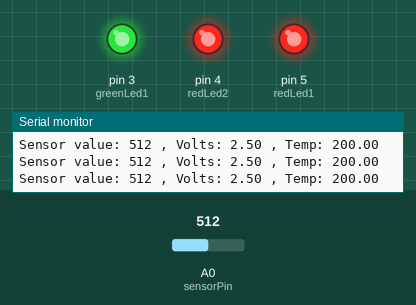
Simulated run of this sketch. Board: Arduino Uno, built with avr-gcc and run on an emulated ATmega328P. Shown: output pins drawn as LEDs (lit = HIGH), the last lines printed to the serial monitor. The inputs (shaded band) are chosen by the test bench; at power-on: A0 (sensorPin) = 512.

Above: at 1.2 s.
1.3 s: A0 (sensorPin) set to 179
4.3 s: A0 (sensorPin) set to 165
At 5.0 s:
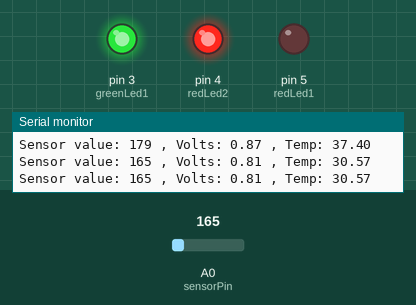
6.0 s: A0 (sensorPin) set to 122
At 6.5 s:
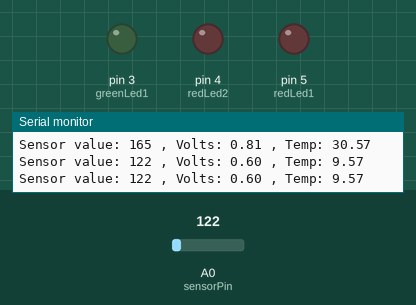
7.5 s: A0 (sensorPin) set to 306
At 7.9 s:
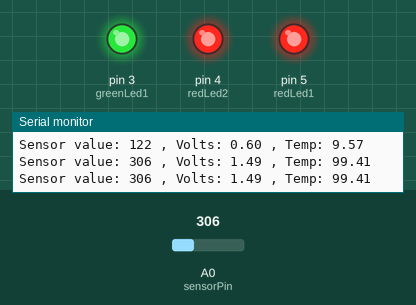
9.0 s: A0 (sensorPin) set to 0
At 9.3 s:
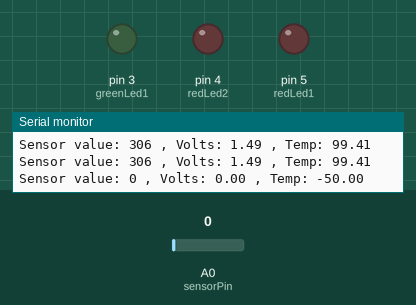
Timing chart, 0 to 11.5 s (numbered marks = the images above; inputs shaded):
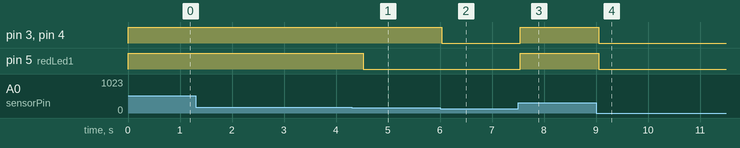

The sketch:

program2.ino
```cpp
// This program measures temperature and makes some LEDS light depending on the height of it


const int redLed1 = 5;
const int redLed2 = 4;
const int greenLed1 = 3;
const int sensorPin = A0;
const float baselineTemp = 25.0;

void setup() {
  Serial.begin(9600);

for (int pinNumber = greenLed1; pinNumber <= redLed1; pinNumber++){
  pinMode(pinNumber, OUTPUT);
  digitalWrite(pinNumber, LOW);
}
}

void loop() {

  int sensorVal = analogRead(sensorPin);

  Serial.print("Sensor value: ");
  Serial.print(sensorVal);

  float voltage = sensorVal / 1024.0 * 5;

  Serial.print(" , Volts: ");
  Serial.print(voltage);

  float temperature = (voltage - .5) * 100;

  Serial.print(" , Temp: ");
  Serial.println(temperature);


   if (temperature < baselineTemp + 2){
    digitalWrite (greenLed1, LOW);
    digitalWrite (redLed2, LOW);
    digitalWrite (redLed1, LOW);
  }

  else if(temperature >= baselineTemp + 2 && temperature < baselineTemp + 4){
    digitalWrite (greenLed1, HIGH);
    digitalWrite (redLed2, LOW);
    digitalWrite (redLed1, LOW);
  }

  else if(temperature >= baselineTemp + 4 && temperature < baselineTemp + 6){
    digitalWrite (greenLed1, HIGH);
    digitalWrite (redLed2, HIGH);
    digitalWrite (redLed1, LOW);
  }

  else if(temperature >= baselineTemp + 6){
    digitalWrite (greenLed1, HIGH);
    digitalWrite (redLed2, HIGH);
    digitalWrite (redLed1, HIGH);
  }

  delay(250);
}
```

Measured:
- the behaviour switches between 166 and 165 on A0 (sensorPin) (found by bisection; images 0 and 1)
- after the input at 4.3 s, pin 5 (redLed1): HIGH → LOW after 0.23 s
- after the input at 6.0 s, pin 3 (greenLed1), pin 4 (redLed2): HIGH → LOW at once
- after the input at 7.5 s, pin 3 (greenLed1), pin 4 (redLed2), pin 5 (redLed1): LOW → HIGH at once
- after the input at 9.0 s, pin 3 (greenLed1), pin 4 (redLed2), pin 5 (redLed1): HIGH → LOW after 0.05 s
